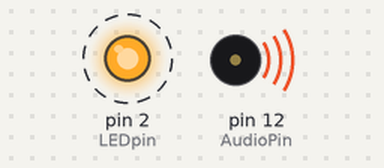
Bench run of a sketch on a simulated Arduino Uno, built with avr-gcc and run on an emulated ATmega328P. On the bench: output pins drawn as LEDs (lit = HIGH), buzzer (waves = sounding). Dashed ring = blinking.

Above: at 0.15 s.
Timing chart, 0 to 3.0 s (numbered marks = the images above):
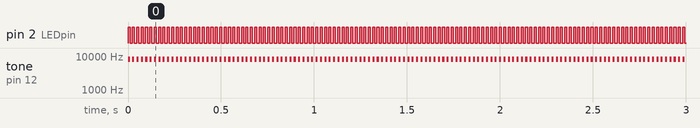

The sketch:

sketch_nov12a.ino
```cpp
int LEDpin = 2;  // Set pin that will output signals to LED strip
int AudioPin = 12; //Set pin that will output signal to speaker
unsigned long previousTime = 0;
unsigned long totalTime;
int ranDel;


void setup() {
  // initialize pins as an output. (Light Flicker)
  //Serial.begin(9600);
  pinMode(LEDpin, OUTPUT);
  pinMode(AudioPin, OUTPUT);
}

void loop() {
  unsigned long totalTime = millis();

  if ((unsigned long)(totalTime < 3600000))
  {
    //Audio 10KHz tone played at 40Hz for 1 millisecond
    // Speaker should be connected to pin
    digitalWrite(LEDpin, 1);
    tone(AudioPin, 8000);
    delayMicroseconds(10950);    // Wait 12.5 milliseconds

    digitalWrite(LEDpin, 0);
    noTone(AudioPin);
    delayMicroseconds(10950+1550);
    }
}
```

Measured:
- by itself, pin 2 (LEDpin): alternates HIGH for 0.01 s and LOW for 0.01 s
- by itself, tone on pin 12 (AudioPin): alternates 8000 Hz for 0.01 s and silent for 0.01 s
